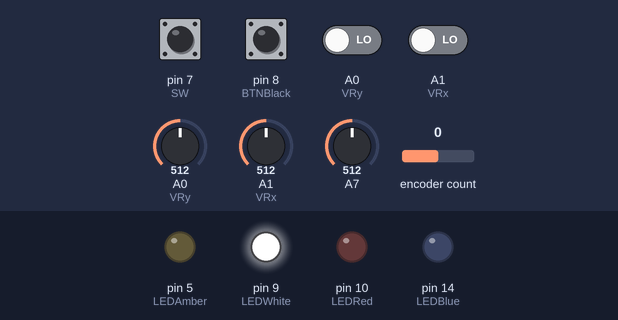
Bench run of a sketch on a simulated Arduino Leonardo, built with avr-gcc and run on an emulated ATmega32U4. On the bench: output pins drawn as LEDs (lit = HIGH). The test bench sets the inputs (shaded band); at power-on: pin 7 (SW), pin 8 (BTNBlack) HIGH, A0 (VRy), A1 (VRx) LOW, encoder count 0, A0 (VRy) = 512, A1 (VRx) = 512, A7 = 512. USB keyboard and mouse output is not drawn; pins used as bus, display or sensor lines are not drawn; what the sketch prints to the serial monitor is not drawn.

Above: at 3.4 s.
3.5 s: encoder count set to 1
At 4.7 s:
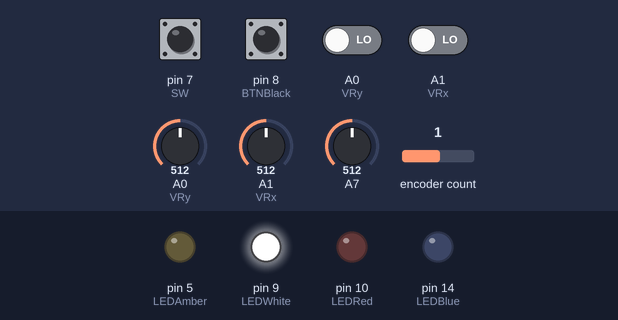
5.0 s: A0 (VRy) set to 531
6.5 s: A0 (VRy) set to 558
At 7.7 s:
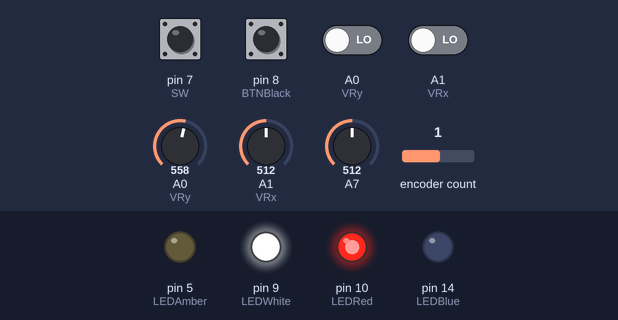
8.0 s: pin 7 (SW) pulled LOW for 0.15 s
At 8.8 s:
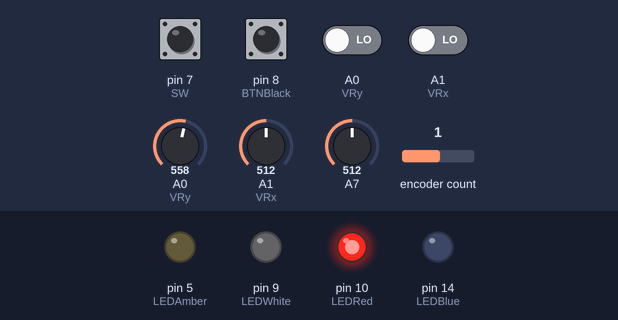
9.6 s: encoder count set to 2
At 10.5 s:
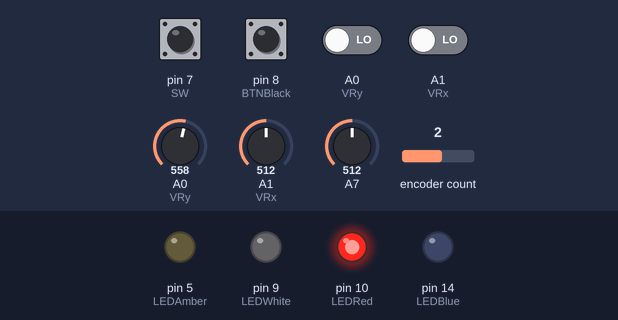
11.1 s: pin 7 (SW) pulled LOW for 1 s
At 11.5 s:
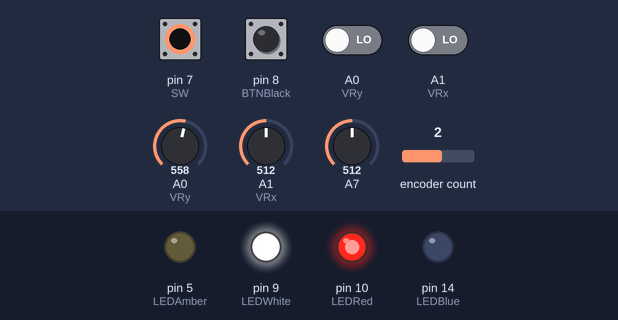
Timing chart, 0 to 14.1 s (numbered marks = the images above; inputs shaded):
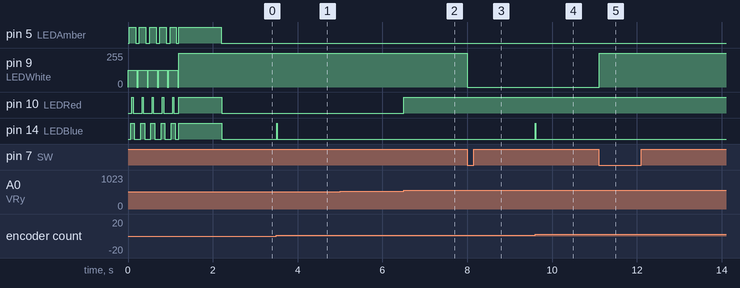

Measured:
- the behaviour switches between 540 and 541 on A0 (VRy) (found by bisection; images 1 and 2)
- after the input at 3.5 s, pin 14 (LEDBlue): LOW → HIGH at once, → LOW 0.01 s later
- after the input at 6.5 s, pin 10 (LEDRed): LOW → HIGH at once
- after the input at 8.0 s, pin 9 (LEDWhite): 255/255 → 0/255 at once
- after the input at 9.6 s, pin 14 (LEDBlue): LOW → HIGH at once, → LOW 0.01 s later
- after the input at 11.1 s, pin 9 (LEDWhite): 0/255 → 255/255 at once

The sketch:

Audio_Rotary_Control.ino
```cpp
/*===================================VERSION3=========================================
A red ball is glued on top of the joystick.
The joystick is north of the rotary encoder.
The pins of the joystick are facing south.
The schematic needs to be updated*/

#include <Mouse.h>
#include <Encoder.h>
#include <ezLED.h>

//-------------------------pinout variables
const int VRx = A1;                 //joystick xAxis
const int VRy = A0;                 //joystick yAxis
#define joystickVCC 20              //joystick voltage source
#define encoderVCC 4                //encoder voltage source
#define SW 7                        //joystick push button
#define LEDAmber 5                  //Amber LED
#define LEDWhite 9                  //White LED
#define LEDRed 10                    //Red LED
#define LEDBlue 14                 //Purple LED
#define BTNBlack 8                  //black momentary button
Encoder knobLeft(2,3);

//---------------------sets global variables
int analogVRx;                      //reading from the joysticks horizontal axis
int analogVRy;                      //reading from the joysticks vertical axis
int xAxis;                          //horizontal movement range
int yAxis;                          //accelerates horizontal joystick movement
int yAccel;                         //vertical movement range
int xAccel;                         //accelerates vertical joystick movement
int brightness;                     //LED PWM brightnesslevel
int incrementSteps;                 //encoder output increments (Higher = Faster)
int tickInterval;                   //[ms] between encoder clicks

//---------------------these defaults can only be changed here
const int coarse = 3;               //increment steps during a faster rotation
const int fine = 0;                 //increment steps during a slower rotation
const int normal = 1;               //increment steps during a normal rotation
const int accelHigh = 1016;         //positive acceleration threshold
const int accelLow = 0;             //negative acceleration threshold
const int rotaryThreshLOW = 1;      //[ms] between rotary steps to be considered fast
const int rotaryThreshHIGH = 20;    //[ms] between rotary steps to be considered slow
const int joystickAccelMAX = 2;     //speed of the cursor when the joystick is at limit
const int thresholdHigh = 540;      //sets a minimum threshold to convert the analog reading into directional input
const int thresholdLow = 500;       //sets a minimum threshold to convert the analog reading into directional input
const int latchTimeOut = 400;       //interval before the left mouse unlatches after rotation
const int tickHold = 1;             //[ms] hold for the red LED
const int delayResponse = 5;        //sets a small delay at the end of the loop for good measure
const int fadeAmount = 3;           //how many values of fade increment
const int fadeRate = 30;            //how quickly between fade out increments

//------------------sets global status indicators
bool tick;                          //marks each rotary click
bool latch;                         //left click latch
bool cursorRight;                   //issues move right command
bool cursorLeft;                    //issues move left command
bool cursorUp;                      //issues move up command
bool cursorDown;                    //issues move down command
bool blackButtonStatus;             //LOW = pressed, HIGH = open
bool SWStatus;                      //LOW = pressed, HIGH = open
bool axisStatus;                    //LOW = horizontal, HIGH = vertical
long rotaryPosition;

//the following are a part of millis() to help control some timing variables
unsigned long fadeMillis;           //current time in milliseconds
unsigned long lastFadeMillis;       //last time it was called
unsigned long lastButtonPress = 0;  //resets the counter the last time the SW was pressed.
unsigned long rotationTime;         //this variable is used to record the time between rotation ticks
unsigned long rotationInterval;     //microseconds elapsed between ticks

//******************************************************************************
//---------------------------------PROGRAM FUNCTIONS-----------------------
void setup() {
  attachInterrupt(digitalPinToInterrupt(SW), ISRAxisToggle, FALLING);
  initialize();
  pinMode();
  Serial.begin(9600);
  Mouse.begin();}
void pinMode(){
  pinMode(BTNBlack, INPUT_PULLUP);
  pinMode(SW, INPUT_PULLUP);
  pinMode(joystickVCC, OUTPUT);
  pinMode(encoderVCC, OUTPUT);
  pinMode(LEDAmber, OUTPUT);
  pinMode(LEDWhite, OUTPUT);
  pinMode(LEDRed, OUTPUT);
  pinMode(LEDBlue, OUTPUT);}
void initialize(){
  digitalWrite(joystickVCC, HIGH);  //provides voltage for the joystick
  digitalWrite(encoderVCC, HIGH);  //provides voltage for the joystick
  int LEDAmberState = LOW;
  int analogVRy = analogRead(VRx);  //initializes a reading from the joystick's vertical movement;
  int analogVRx = analogRead(VRy);  //initializes a reading from the joystick's horizontal movement;
  int brightness = 0;               // how bright the LED is
  int fadeAmount = 5;               // how many points to fade the LED by
  fadeMillis = millis();
  lastFadeMillis = 0;
  cursorUp = 0;
  cursorDown = 0;
  cursorLeft = 0;
  cursorRight = 0;
  xAxis = 0;
  yAxis = 1;
  axisStatus = 1;
  xAccel = 0;
  yAccel = 0;
  rotationTime = millis();
  rotationInterval = micros();
  latch = 0;
  tick = 0;
  brightness = 255;
  initLightShow();}
void loop(){
  digitalFeedback();                //debug reads and prints digitalPin status
  analogFeedback();                 //debug reads and prints digitalPin status
  booleanFeedback();                //debug displays, LEFT, RIGHT, UP, DOWN as TRUE/FALSE
  axisFeedback();                   //debug displays axis status; LOW = HOR, HIGH = VER
  accelFeedback();                  //debug joystick acceleration
  rotaryAccelFeedback();              //debug rotary accel
  VRxResponse();                      //decides cursor movement based off of the VRx reading
  VRyResponse();                      //decides cursor movement based off of the VRy reading
  cursorAccel();                      //decides cursor acceleration.
  joystickCommands();                 //checks variables and commands the mouse
  rotaryCommands();                   //checks variables and commands vertical movement
  rotationAcceleration();             //checks rotation speed and adds increments
  blackButtonCommands();              //checks black button status
  leftClick();                        //controls the command to the left mouse click
  axisToggleCommands();               //decides and executes rotary axis toggle
  digitalWrite(LEDAmber, LOW);        //resets the LEDAmber
  latchRelease();                     //releases the left click latch after set time
  leftClickLEDAmber();                //LEDAmber responds to left click
  redFlash();                         //LEDRed responds to joystick movement
  blueClick();                      //LEDBlue reponds to ticks
  delay(delayResponse);               //small delay at the end of the loop
  }
//---------------------------------SERIAL FEEDBACK-------------------------
void digitalFeedback(){
  Serial.println("dVRx");
  Serial.println(digitalRead(VRx));
  Serial.println("dVRy");
  Serial.println(digitalRead(VRy));
  Serial.println("dSW");
  Serial.println(digitalRead(SW));
  }
void analogFeedback(){
  Serial.println("aVRx");
  Serial.println(analogRead(VRx));
  Serial.println("aVRy");
  Serial.println(analogRead(VRy));
  Serial.println("aSW");
  Serial.println(analogRead(SW));
  Serial.print(xAccel);
  Serial.println(yAccel);
  }
void booleanFeedback(){
  Serial.print(cursorLeft);
  Serial.print(cursorRight);
  Serial.print(cursorDown);
  Serial.print(cursorUp);
  }
void axisFeedback(){
  Serial.print(xAxis);
  Serial.println(yAxis);
  }
void accelFeedback(){
  Serial.print(xAccel);
  Serial.println(yAccel);
  }
void rotaryAccelFeedback(){
  Serial.print(incrementSteps);
  Serial.print(" - ");
  Serial.println(tickInterval);
  }
void tickIntervalFeedback(){
  unsigned long interval = micros() - rotationInterval;
  if (interval > 2000)
    Serial.println(interval);
    rotationInterval = micros();
  }
//----------------------------------EVENT FUNCTIONS------------------------
void VRxResponse(){
  int analogVRx = analogRead(VRx);      //samples the analog voltage from the VRx pin (orientation is configurable)
  if (analogVRx > thresholdHigh){       //default cursor RIGHT
    cursorDown = 1;
    cursorUp = 0;
  }
  else if(analogVRx < thresholdLow){    //default cursor LEFT
    cursorDown = 0;
    cursorUp = 1;
  }
  else {
    cursorDown = 0;
    cursorUp = 0;
  }
  }
void VRyResponse(){
  int analogVRy = analogRead(VRy);      //samples the analog voltage from the VRy pin (orientation is configurable)
  if (analogVRy > thresholdHigh){       //default cursor DOWN
    cursorRight = 1;
    cursorLeft = 0;
  }
  else if(analogVRy < thresholdLow){    //default cursor UP
    cursorRight = 0;
    cursorLeft = 1;
  }
  else {
    cursorRight = 0;
    cursorLeft = 0;
  }}
void cursorAccel(){
  //------the following adds acceleration ----------
  if (analogRead(VRx) >= accelHigh){
    yAccel = joystickAccelMAX;
  }
  else if (analogRead(VRx) == accelLow){
    yAccel = joystickAccelMAX;
  }
  else{
    yAccel = 0;
  }
  if (analogRead(VRy) >= accelHigh){
    xAccel = joystickAccelMAX;
  }
  else if (
    analogRead(VRy) == accelLow){
    xAccel = joystickAccelMAX;
  }
  else{
    xAccel = 0;
  }}
void joystickCommands(){
  if (cursorRight == 1){
    Mouse.move(1+xAccel,0,0);
  }

  if (cursorLeft == 1){
    Mouse.move(-(1+xAccel),0,0);
  }

  if (cursorDown == 1){
    Mouse.move(0,-(1+yAccel),0);
  }

  if (cursorUp == 1){
    Mouse.move(0,1+yAccel,0);
  }
  }

void rotaryCommands(){
  long newRotaryPosition;
  newRotaryPosition = knobLeft.read();
  if (newRotaryPosition != rotaryPosition) {
    latch = 1;
    rotationTime = millis();
    rotationAcceleration();  //check the  rate of encoder spin to determine cursor speed
    if(newRotaryPosition > rotaryPosition){
      Mouse.move(-xAxis,yAxis,0);
    }
    else if(newRotaryPosition < rotaryPosition){
      Mouse.move(xAxis,-yAxis,0);
    }
    rotaryPosition = newRotaryPosition;
  }
  }
void blackButtonCommands(){
  if (digitalRead(BTNBlack) == LOW){
    blackButtonStatus = 0;
  }
  else{
    blackButtonStatus = 1;
  }}

void leftClick(){
  if (!blackButtonStatus || latch == HIGH){
  Mouse.press(MOUSE_LEFT);
  }
  else{
  Mouse.release(MOUSE_LEFT);
  }
  }

void ISRAxisToggle(){
  if (millis() - lastButtonPress >= 200) {
    axisStatus = !axisStatus; //toggles the rotary axis between horizontal and vertical
    lastButtonPress = millis();
    }
  }

void axisToggleCommands(){
  if (axisStatus == 0){
    xAxis = 0;
    yAxis = 1+incrementSteps;
    digitalWrite(LEDWhite, LOW);
  }
  else {
    xAxis = 1+incrementSteps;
    yAxis = 0;
    digitalWrite(LEDWhite, HIGH);
    }
  }
void rotationAcceleration(){
  tickInterval = (millis() - rotationTime);
  if (tickInterval < rotaryThreshLOW){
    incrementSteps = coarse;}
  else if (tickInterval > rotaryThreshHIGH){
    incrementSteps = fine;}
  else {incrementSteps = 0;}
  }
void latchRelease(){
  if (millis() - rotationTime > latchTimeOut){
    latch = LOW;
  }
  }
//----------------------------------LED FUNCTIONS------------------------------
void fiveBlinksAnalog(){
  int i = 0;
  int msHold = 30;
  while(i<5){                                //flashes a light 5 times
    analogWrite(LEDWhite, 125);
    analogWrite(LEDAmber, 0);
    analogWrite(LEDBlue, 0);
    analogWrite(LEDRed, 0);
    delay(msHold);
    analogWrite(LEDAmber, 255);
    delay(msHold);
    analogWrite(LEDBlue, 255);
    delay(msHold);
    analogWrite(LEDRed, 255);
    delay(msHold);
    analogWrite(LEDRed, 0);
    delay(msHold);
    analogWrite(LEDBlue, 0);
    delay(msHold);
    analogWrite(LEDAmber, 0);
    delay(msHold);
    analogWrite(LEDWhite, 0);
    delay(msHold);
    i++;
  }}
void fiveBlinksDigital(){
  int i = 0;
  while(i<5){                                //flashes a light 5 times
    digitalWrite(LEDAmber, HIGH);
    digitalWrite(LEDWhite, LOW);
    digitalWrite(LEDRed, HIGH);
    digitalWrite(LEDBlue, LOW);
    delay(100);
    digitalWrite(LEDAmber, LOW);
    digitalWrite(LEDWhite, HIGH);
    digitalWrite(LEDRed, LOW);
    digitalWrite(LEDBlue, HIGH);
    delay(100);
    digitalWrite(LEDRed, HIGH);
    digitalWrite(LEDWhite, HIGH);
    digitalWrite(LEDAmber, HIGH);
    delay(200);
    digitalWrite(LEDBlue, LOW);
    delay(200);
    digitalWrite(LEDRed, LOW);
    delay(200);
    digitalWrite(LEDWhite, LOW);
    delay(200);
    digitalWrite(LEDAmber, LOW);
    i++;
  }}
void initLightShow(){

  //fiveBlinksDigital();              //5 quick blinks showing the initialize process
  fiveBlinksAnalog();
  analogWrite(LEDWhite, 255);     //a single long flash to show initialize finish
  analogWrite(LEDAmber, 255);     //a single long flash to show initialize finish
  analogWrite(LEDBlue, 255);     //a single long flash to show initialize finish
  analogWrite(LEDRed, 255);     //a single long flash to show initialize finish
  delay(1000);
  analogWrite(LEDAmber, 0);      //remember to turn the lights off?
  }
void leftClickLEDAmber(){
  digitalWrite(LEDAmber, Mouse.isPressed(MOUSE_LEFT));}
void redFlash(){
  if (cursorDown || cursorUp || cursorLeft || cursorRight == 1){
    digitalWrite(LEDRed, HIGH);
    }
  else{
    digitalWrite(LEDRed, LOW);
  }}
void blueClick(){
  if (millis() - rotationTime < tickHold){
    analogWrite(LEDBlue, 255);
    //tickIntervalFeedback();

  }
  else{
    analogWrite(LEDBlue, 0);
  }
  }
```
